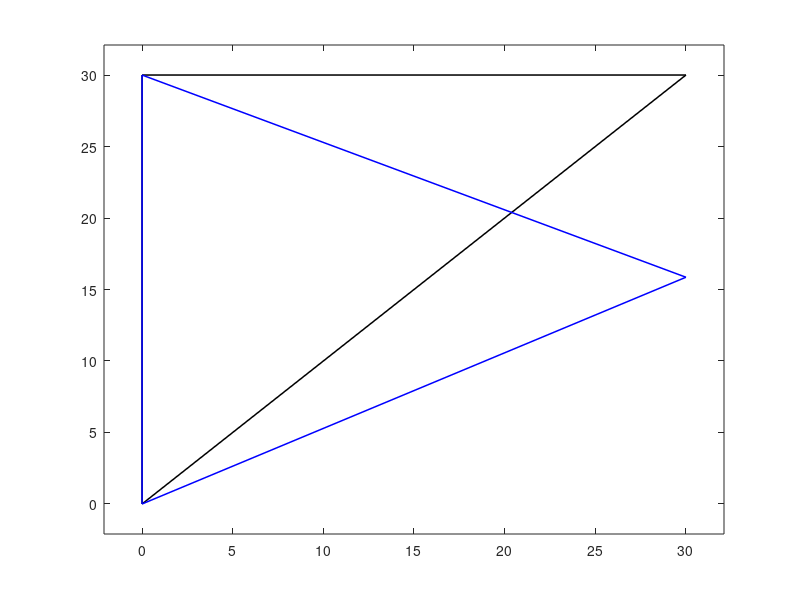

Reproduce this figure in MATLAB.

clearvars;
clc; close;

%% Given Parameters
E=30*10^(6);
A1=2;
A2=2;
A3=2;
L1=30*sqrt(2);
L2=30;
L3=30;

%% Element Stiffness Equation
% Element 1
Theta1=45;
alpha1=-45;
alpha2=0;
co1_1=cos((Theta1-alpha1)/180*pi);
si1_1=sin((Theta1-alpha1)/180*pi);
co1_2=cos((Theta1-alpha2)/180*pi);
si1_2=sin((Theta1-alpha2)/180*pi);
matT1=[ co1_1 si1_1    0   0;
       -si1_1 co1_1    0   0;
          0   0  co1_2 si1_2;
          0   0 -si1_2 co1_2];
kLocal1=(E*A1)/(L1)*[ 1 0 -1 0;
                      0 0  0 0;
                     -1 0  1 0;
                      0 0  0 0];
kGlobal1=transpose(matT1)*kLocal1*matT1;
% Element 2
Theta2=180;
alpha2=0;
alpha3=0;
co2_2=cos((Theta2-alpha2)/180*pi);
si2_2=sin((Theta2-alpha2)/180*pi);
co2_3=cos((Theta2-alpha3)/180*pi);
si2_3=sin((Theta2-alpha3)/180*pi);
matT2=[ co2_2 si2_2    0   0;
       -si2_2 co2_2    0   0;
          0   0  co2_3 si2_3;
          0   0 -si2_3 co2_3];
kLocal2=(E*A2)/(L2)*[ 1 0 -1 0;
                      0 0  0 0;
                     -1 0  1 0;
                      0 0  0 0];
kGlobal2=transpose(matT2)*kLocal2*matT2;
% Element 3
Theta3=90;
alpha1=-45;
alpha3=0;
co3_1=cos((Theta3-alpha1)/180*pi);
si3_1=sin((Theta3-alpha1)/180*pi);
co3_3=cos((Theta3-alpha3)/180*pi);
si3_3=sin((Theta3-alpha3)/180*pi);
matT3=[ co3_1 si3_1    0   0;
       -si3_1 co3_1    0   0;
          0   0  co3_3 si3_3;
          0   0 -si3_3 co3_3];
kLocal3=(E*A3)/(L3)*[ 1 0 -1 0;
                      0 0  0 0;
                     -1 0  1 0;
                      0 0  0 0];
kGlobal3=transpose(matT3)*kLocal3*matT3;

%% Assemblage
KK_hat=zeros(6,6);
% Element 1
eDoFs1=[2*(1)-1,2*(1),2*(2)-1,2*(2)];
KK_hat(eDoFs1,eDoFs1)=KK_hat(eDoFs1,eDoFs1)+kGlobal1;
% Element 2
eDoFs2=[2*(2)-1,2*(2),2*(3)-1,2*(3)];
KK_hat(eDoFs2,eDoFs2)=KK_hat(eDoFs2,eDoFs2)+kGlobal2;
% Element 3
eDoFs3=[2*(1)-1,2*(1),2*(3)-1,2*(3)];
KK_hat(eDoFs3,eDoFs3)=KK_hat(eDoFs3,eDoFs3)+kGlobal3;
%% Impose Boundary Conditions
FF_hat=zeros(6,1);
FF_hat(2*(2),1)=-2000;
dd_hat=zeros(6,1);
eDoFs = [2*(1)-1, 2*(2)];
dd_hat(eDoFs,1) = KK_hat(eDoFs,eDoFs) \ FF_hat(eDoFs,1);
%% Reaction Force Calculation
FF_hat = KK_hat*dd_hat;
%% Element Stress Calculation
% Element 1
eStress1=(1/A1)*kLocal1(3,:)*matT1*dd_hat(eDoFs1,1)
% Element 2
eStress2=(1/A2)*kLocal2(3,:)*matT2*dd_hat(eDoFs2,1)
% Element 3
eStress3=(1/A3)*kLocal3(3,:)*matT3*dd_hat(eDoFs3,1)
%% Visualization
scale=5*10^(3);
%node 1 좌표계를 글로벌로 바꿔야 됨.
TGlobal=eye(6,6);
co=cos(alpha1/180*pi);
si=sin(alpha1/180*pi);
TGlobal(1:2,1:2)=[co -si;
                  si  co];
dd=TGlobal*dd_hat;
x = 1;
y = 2;
Node1 = [1,2];
Node2 = [3,4];
Node3 = [5,6];
Node1_point = [0, 0];
Node2_point = [30, 30];
Node3_point = [0, 30];
% Element 1
xInitial_1=[Node1_point(1); Node2_point(1)];
yInitial_1=[Node1_point(2); Node2_point(2)];
xDeformed_1 = xInitial_1 + scale * dd([Node1(1), Node2(1)], 1);
yDeformed_1 = yInitial_1 + scale * dd([Node1(2), Node2(2)], 1);
% Element 2
xInitial_2=[Node2_point(1); Node3_point(1)];
yInitial_2=[Node2_point(2); Node3_point(2)];
xDeformed_2 = xInitial_2 + scale * dd([Node2(1), Node3(1)], 1);
yDeformed_2 = yInitial_2 + scale * dd([Node2(2), Node3(2)], 1);
% Element 3
xInitial_3=[Node1_point(1); Node3_point(1)];
yInitial_3=[Node1_point(2); Node3_point(2)];
xDeformed_3 = xInitial_3 + scale * dd([Node1(1), Node3(1)], 1);
yDeformed_3 = yInitial_3 + scale * dd([Node1(2), Node3(2)], 1);
figure(1);
plot(xInitial_1,yInitial_1,'k','LineWidth',1.1);
hold on;
plot(xInitial_2,yInitial_2,'k','LineWidth',1.1);
hold on;
plot(xInitial_3,yInitial_3,'k','LineWidth',1.1);
hold on;
plot(xDeformed_1,yDeformed_1,'b','LineWidth',1.1);
hold on;
plot(xDeformed_2,yDeformed_2,'b','LineWidth',1.1);
hold on;
plot(xDeformed_3,yDeformed_3,'b','LineWidth',1.1);
hold on;
axis padded;
